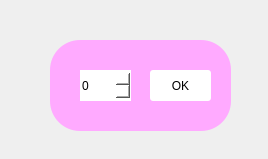
<?xml version="1.0" encoding="UTF-8"?>
<ui version="4.0">
 <class>Form</class>
 <widget class="QWidget" name="Form">
  <property name="geometry">
   <rect>
    <x>0</x>
    <y>0</y>
    <width>268</width>
    <height>159</height>
   </rect>
  </property>
  <property name="windowTitle">
   <string>Form</string>
  </property>
  <widget class="QWidget" name="widget" native="true">
   <property name="geometry">
    <rect>
     <x>50</x>
     <y>40</y>
     <width>181</width>
     <height>91</height>
    </rect>
   </property>
   <property name="styleSheet">
    <string notr="true">background-color: rgb(255, 170, 255);
border-radius:30px;</string>
   </property>
   <widget class="QSpinBox" name="spinBox">
    <property name="geometry">
     <rect>
      <x>30</x>
      <y>30</y>
      <width>51</width>
      <height>31</height>
     </rect>
    </property>
    <property name="styleSheet">
     <string notr="true">background-color: rgb(255, 255, 255);</string>
    </property>
   </widget>
   <widget class="QPushButton" name="pushButton">
    <property name="geometry">
     <rect>
      <x>100</x>
      <y>30</y>
      <width>61</width>
      <height>31</height>
     </rect>
    </property>
    <property name="styleSheet">
     <string notr="true">QPushButton{
    background-color: rgb(255, 255, 255);
    border-radius:3px;
}
QPushButton:pressed{
    color:rgba(65,105,225,225);
    border-radius:3px
}</string>
    </property>
    <property name="text">
     <string>OK</string>
    </property>
   </widget>
  </widget>
 </widget>
 <resources/>
 <connections/>
</ui>
